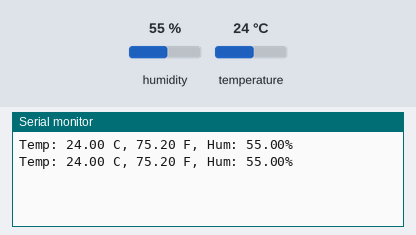
Bench run of a sketch on a simulated Arduino Uno, built with avr-gcc and run on an emulated ATmega328P. Parts: the last lines printed to the serial monitor. Inputs (shaded band) come from the test bench; at power-on: humidity 55 %, temperature 24 °C.

Above: at 4.8 s.
4.9 s: humidity set to 22 %
At 6.8 s:
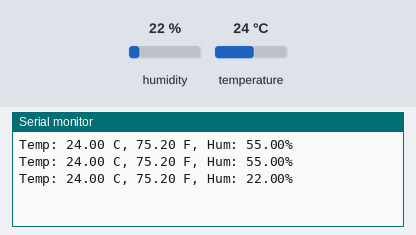
7.9 s: temperature set to 12 °C
At 9.2 s:
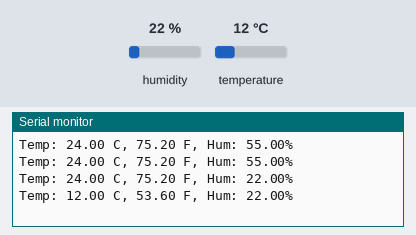
10.9 s: humidity set to 40 %
At 12.9 s:
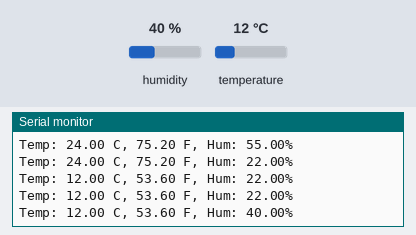
Timing chart, 0 to 14.4 s (numbered marks = the images above; inputs shaded):
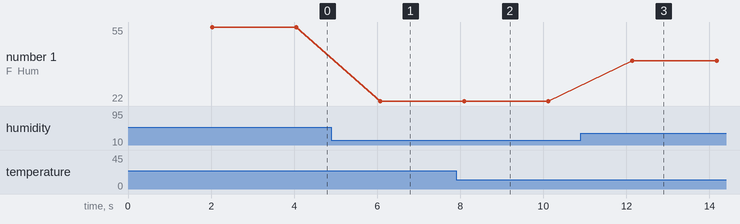

Measured:
- after the input at 4.9 s, the serial monitor: prints a new line after 1.2 s (image 1)
- after the input at 7.9 s, the serial monitor: prints a new line after 0.20 s (image 2)
- after the input at 10.9 s, the serial monitor: prints a new line after 1.2 s (image 3)
- plotted number 1: 55 → 22 after the input at 4.9 s, 22 → 40 after the input at 10.9 s

The sketch:

dht.ino
```cpp
#include "DHT.h"

#define DPIN 4
#define DTYPE DHT11

DHT dht(DPIN,DTYPE);

void setup() {
  Serial.begin(9600);
  dht.begin();
}

void loop() {
  delay(2000);

  float tc = dht.readTemperature(false);
  float tf = dht.readTemperature(true);
  float hu = dht.readHumidity();

  Serial.print("Temp: ");
  Serial.print(tc);
  Serial.print(" C, ");
  Serial.print(tf);
  Serial.print(" F, Hum: ");
  Serial.print(hu);
  Serial.println("%");
}
```
